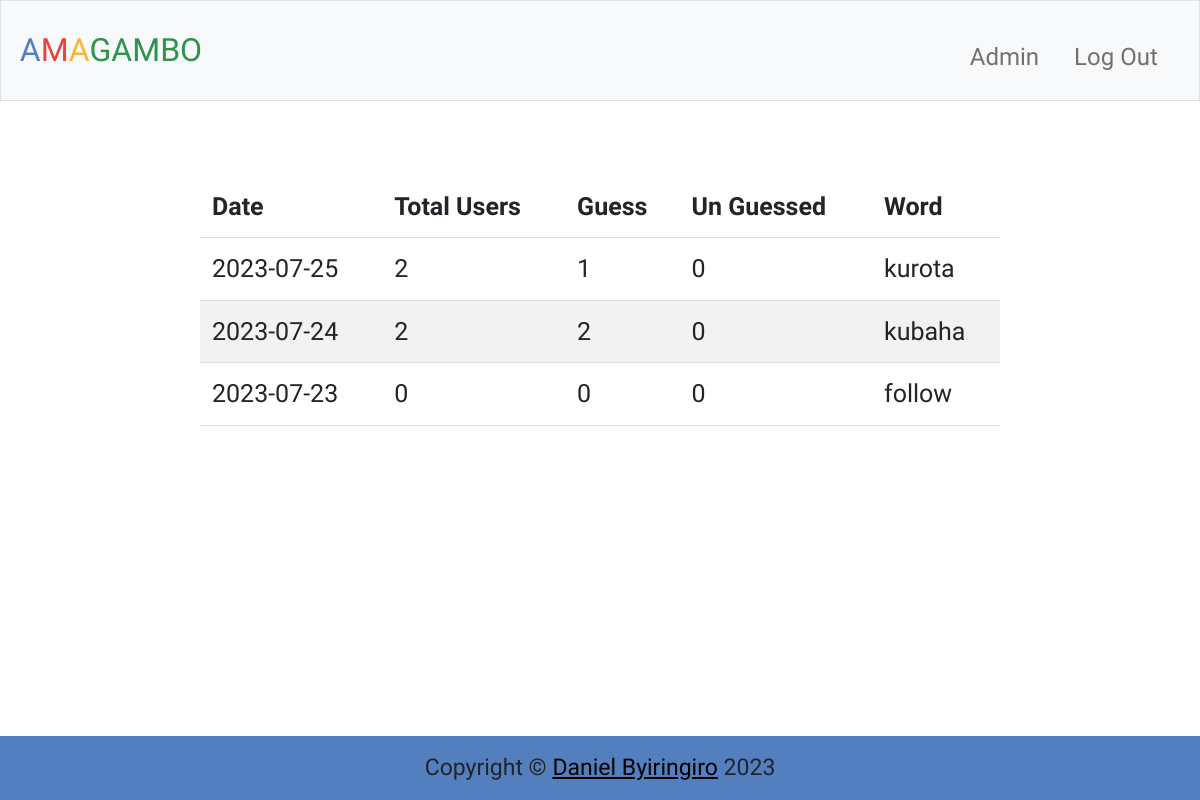
Page /admin (signed in) on the earlier database version.
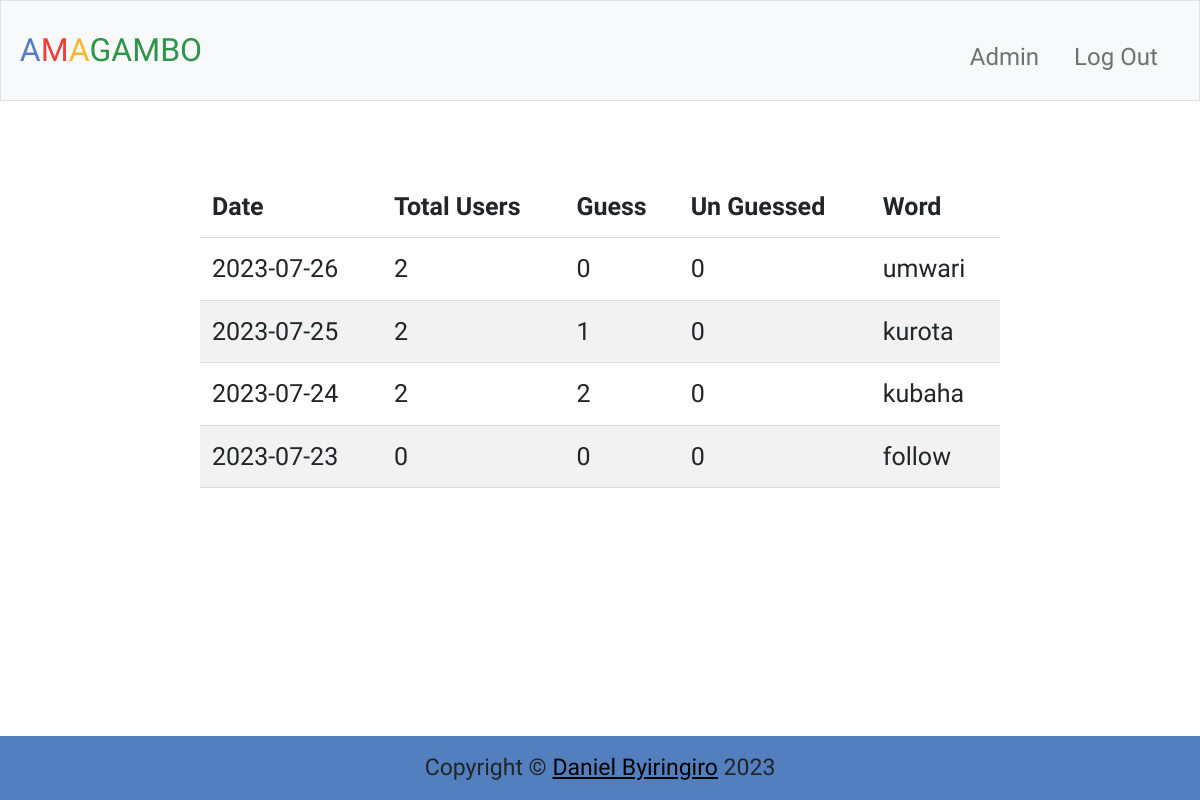
Same page on the later database version.
### tables this page shows
CREATE TABLE wordforday (
    word TEXT PRIMARY KEY NOT NULL,
    bankid INTEGER NOT NULL, date timestamp default current_timestamp,
    FOREIGN KEY (bankid) REFERENCES wordbank(id)
);

### app.py (the view)
@app.route("/admin")
@login_required
@admin_required
def admin():
    details = admin_details()
    return render_template("admin.html", details = details)

### app.py (called while the page is built)
@app.after_request
def after_request(response):
    response.headers["Cache-Control"] = "no-cache, no-store, must-revalidate"
    response.headers["Expires"] = 0
    response.headers["Pragma"] = "no-cache"
    return response

### helper.py (called while the page is built)
def login_required(f):
    @wraps(f)
    def decorated_function(*args, **kwargs):
        if session.get("user_id") is None:
            return redirect("/login")
        return f(*args, **kwargs)
    return decorated_function

def admin_required(f):
    @wraps(f)
    def decorated_function(*args, **kwargs):
        admin_id = 1
        if session.get("user_id")  != admin_id:
            return redirect("/")
        return f(*args, **kwargs)
    return decorated_function

def admin_details():
    dates = available_dates()
    details = []
    for date in dates:
        total_users = db.execute("select count(*) as num from user where created_at <= ?", date)[0]['num']
        unguessed = db.execute("select count(*) as num from play where isPlay = 'False' and date = ?", date)[0]['num']
        guessed = db.execute("select count(*) as num from play where isPlay = 'True' and date = ?", date)[0]['num']
        word = db.execute("select word from wordforday where date = ?", date)[0]['word']
        day_detail = {'date': date, 'total_users': total_users, 'guessed': guessed if not None else 0, 'unguessed': unguessed if not None else 0, 'word':word}
        details.append(day_detail)
    rev_details = []
    for i in reversed(details):
        rev_details.append(i)
    return rev_details

def day():
    today = datetime.today()
    date = today.strftime("%Y-%m-%d")
    return date

def available_dates():
    today = day()
    rows = db.execute("select date from wordforday where date != ? ", today)
    dates = [row["date"] for row in rows]
    return dates

### templates/admin.html (shortened to what this page needs)
{% extends "reglog.html" %}
{% block main %}
    <table>
        <thead>
            <th>Date</th>
            <th>Total Users</th>
            <th>Guess</th>
            <th>Un Guessed</th>
            <th>Word</th>
        </thead>
        <tbody>
            {% for record in details %}
                <tr>
                    <td>{{record['date']}}</td>
                    <td>{{record['total_users']}}</td>
                    <td>{{record['guessed']}}</td>
                    <td>{{record['unguessed']}}</td>
                    <td>{{record['word']}}</td>
                </tr>
            {% endfor %}
        </tbody>
    </table>
{% endblock %}

### templates/reglog.html (shortened to what this page needs)
{% extends "layout.html" %}
{% block boot %}
    <link href="https://cdn.jsdelivr.net/npm/bootstrap@5.1.3/dist/css/bootstrap.min.css" rel="stylesheet">
{% endblock %}
{% block body %}
    <main class="container-fluid py-5 text-center">
        {% block main %}
        {% endblock %}
    </main>
    <footer>
        Copyright &#169; <a href="https://danielbyiringiro.github.io/danielbyiringiro.com/" target="_blank">Daniel Byiringiro</a> 2023
    </footer>
{% endblock %}

### templates/layout.html (shortened to what this page needs)
<!DOCTYPE html>
<html lang="en">
    <head>
        {% block boot %}{% endblock %}
        <link href="/static/styles.css" rel="stylesheet">
    </head>
    <body>
        <nav class="bg-light border navbar navbar-expand-md navbar-light">
            <div class="container-fluid">
                <a class="navbar-brand" href="/"><span class="blue">A</span><span class="red">M</span><span class="yellow">A</span><span class="green">GAMBO</span></a>
                <div class="collapse navbar-collapse" id="navbar">
                    {% if session["user_id"] == 1 %}
                        <ul class="navbar-nav ms-auto mt-2">
                            <li class="nav-item"><a class="nav-link" href="/admin" style="margin-right: 10px; font-size: x-large;">Admin</a></li>
                            <li class="nav-item"><a class="nav-link" href="/logout" style="margin-right: 10px; font-size: x-large;">Log Out</a></li>
                        </ul>
                    {% elif session["user_id"]%}
                        <ul class="navbar-nav ms-auto mt-2">
                            <li class="nav-item"><a class="nav-link" href="/logout" style="margin-right: 10px; font-size: x-large;">Log Out</a></li>
                        </ul>
                    {% else %}
                        <ul class="navbar-nav ms-auto mt-2">
                            <li class="nav-item"><a class="nav-link" href="/register">Register</a></li>
                            <li class="nav-item"><a class="nav-link" href="/login">Log In</a></li>
                        </ul>
                    {% endif %}
                </div>
            </div>
        </nav>
        {% block body %}{% endblock %}
    </body>
</html>

### static/styles.css (style rules this page uses)
html, body { height: 100%; margin: 0; padding: 0; font-family: 'Rancho',serif; font-size: 25px; }
nav .navbar-brand { font-size: xx-large; }
nav .navbar-brand .blue { color: #537fbe; }
nav .navbar-brand .red { color: #ea433b; }
nav .navbar-brand .yellow { color: #f5b82e; }
nav .navbar-brand .green { color: #2e944b; }
footer { text-align: center; background-color: #537fbe; padding: 15px; font-size: 23px; position: fixed; bottom: 0; width: 100%; }
footer a { color: initial; }

### templates/admin.html (style rules this page uses)
table { border-collapse: collapse; width: 800px; margin-left: auto; margin-right: auto; }
th, td { padding: 12px; text-align: left; border-bottom: 1px solid #ddd; gap: 20px; }
tr:nth-child(even) { background-color: #f2f2f2; }
tr:last-child th { margin: 0; }

Differences in the rows shown:
added wordforday: date "2023-07-26", word "umwari"
Other differences:
new list line: "2 0 0"
